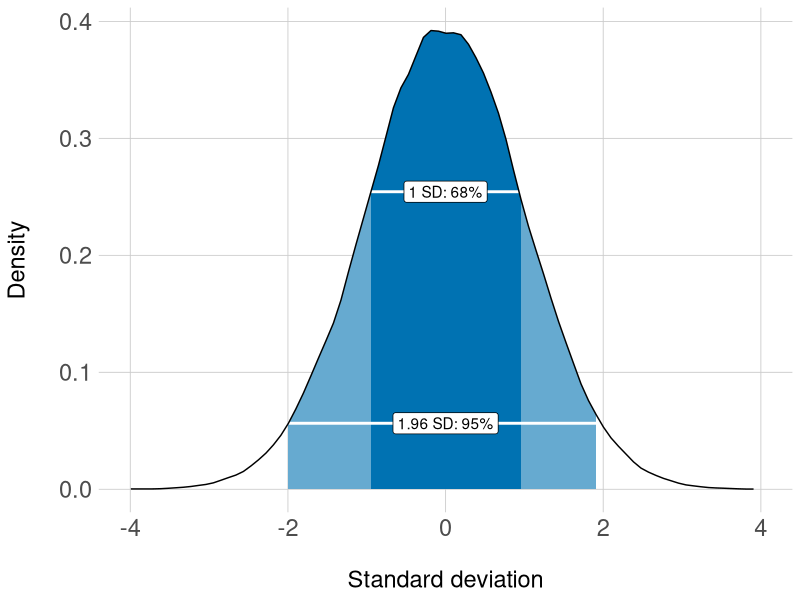
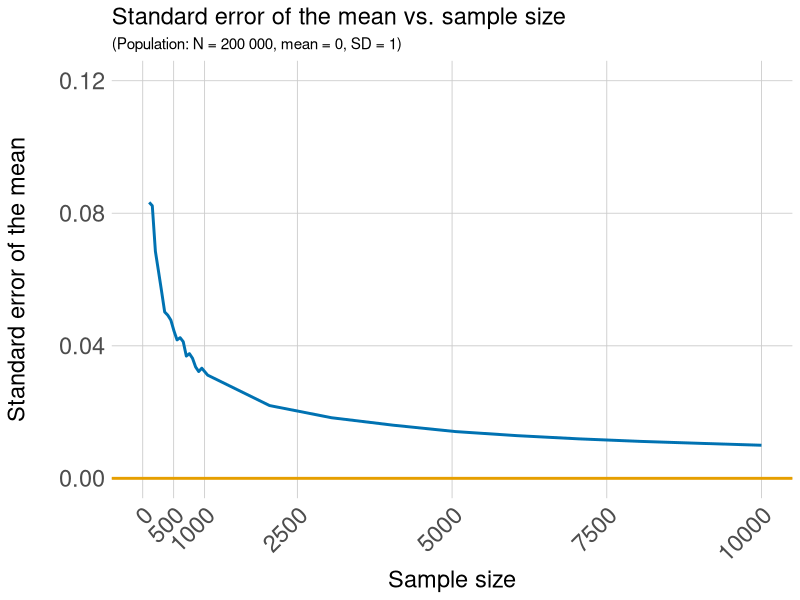
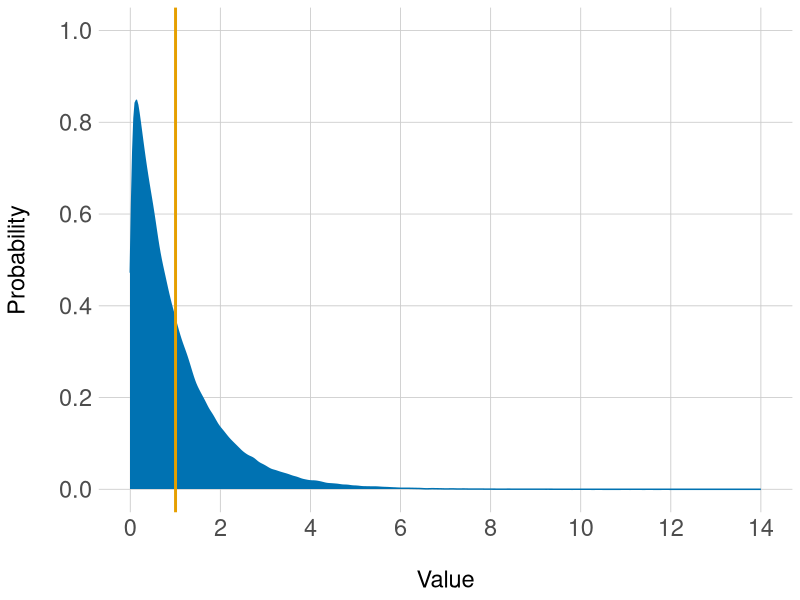

Recreate these plots in R, in order.
## ---- chunk 1
# Load packages
library(tidyverse)
library(gganimate) 

# Set options
knitr::opts_chunk$set(warning = FALSE,
                      message = FALSE,
                      fig.align = 'center',
                      fig.height = 5,
                      fig.width = 5)
## ---- chunk 2
# Generate data for a standard normal distribution and 1/2 SD range
set.seed(2019)
density <- density(rnorm(100000), n = 100)
density <- tibble(x = density$x,
                  y = density$y)

density_sd <- density %>%
    filter(x >= -1 & x <= 1)

density_sd2 <- density %>%
    filter(x >= -2 & x <= 2)

# Plot
ggplot() +
    aes(x = x,
        y = y) +
    geom_area(data = density_sd2,
              fill = '#66AAD0') +
    geom_area(data = density_sd,
              fill = '#0072B2') +
    geom_segment(aes(x = min(density_sd$x), 
                     xend = max(density_sd$x), 
                     y = density_sd[density_sd$x == min(density_sd$x), ]$y, 
                     yend = density_sd[density_sd$x == min(density_sd$x), ]$y),
                 size = 1,
                 colour = '#FFFFFF') +
    geom_segment(aes(x = min(density_sd2$x), 
                     xend = max(density_sd2$x), 
                     y = density_sd2[density_sd2$x == min(density_sd2$x), ]$y, 
                     yend = density_sd2[density_sd2$x == min(density_sd2$x), ]$y),
                 size = 1,
                 colour = '#FFFFFF') +
    geom_label(aes(x = 0,
                   y = density_sd[density_sd$x == min(density_sd$x), ]$y,
                   label = '1 SD: 68%')) +
    geom_label(aes(x = 0,
                   y = density_sd2[density_sd2$x == min(density_sd2$x), ]$y,
                   label = '1.96 SD: 95%')) +
    geom_line(data = density) +
    scale_x_continuous(limits = c(-4, 4)) +
    labs(x = '\nStandard deviation',
         y = 'Density\n') +
    theme(plot.title = element_text(size = 17),
          axis.text = element_text(size = 17),
          axis.title = element_text(size = 17),
          axis.ticks = element_blank(),
          panel.grid.major = element_line(colour = 'gray80', 
                                          size = 0.3),
          panel.background = element_blank())
## ---- chunk 3
# Generate data of SEM as sample size from a std normal population increases
set.seed(2019)
population <- rnorm(n = 200000)
interval <- c(seq(from = 5, to = 1000, by = 50), 
              seq(from = 1050, to = 10000, by = 1000), 10000)
sem <- numeric(length(interval))

for(i in 1:length(interval)){
    sem[[i]] <- sd(sample(x = population, size = interval[[i]]) / sqrt(interval[[i]]))
    sem
}

sem_plot <- tibble(x = interval, y = sem)

# Plot
ggplot(sem_plot) +
    aes(x = x,
        y = y) +
    geom_line(colour = '#0072B2',
              size = 1) +
    geom_hline(yintercept = 0, 
               colour = "#E69F00", 
               size = 1) +
    scale_x_continuous(limits = c(0, 10000),
                       breaks = c(0, 500, 1000, 
                                  2500, 5000, 7500, 10000),
                       labels = c('0', '500', '1000', 
                                  '2500', '5000', '7500', '10000')) +
    scale_y_continuous(limits = c(0, 0.12),
                       breaks = c(0, 0.04, 0.08, 0.12)) +
    labs(title = 'Standard error of the mean vs. sample size',
         subtitle = '(Population: N = 200 000, mean = 0, SD = 1)',
         x = 'Sample size', 
         y = 'Standard error of the mean\n') +
    theme(plot.title = element_text(size = 17),
          axis.text.y = element_text(size = 17),
          axis.text.x = element_text(size = 17, angle = 45, hjust = 1, vjust = 1),
          axis.title = element_text(size = 17),
          axis.ticks = element_blank(),
          panel.grid.major = element_line(colour = 'gray80', 
                                          size = 0.3),
          panel.background = element_blank())
## ---- chunk 4
# Generate data using a random sample from the exponential distribution
set.seed(2019)
distr <- tibble(data = rexp(200000))

# Plot
ggplot(distr, aes(data)) +
    geom_density(fill = '#0072B2', 
                 colour = '#0072B2') +
    geom_vline(xintercept = mean(distr$data), 
               colour = "#E69F00", 
               size = 1) +
    scale_x_continuous(limits = c(0, 14),
                       breaks = c(0, 2, 4, 6, 8, 10, 12, 14)) +
    scale_y_continuous(limits = c(0, 1),
                       breaks = c(0, 0.2, 0.4, 0.6, 0.8, 1)) +
    labs(x = '\nValue', y = 'Probability\n') +
    theme(plot.title = element_text(size = 17),
          axis.text = element_text(size = 17),
          axis.title = element_text(size = 17),
          axis.ticks = element_blank(),
          panel.grid.major = element_line(colour = 'gray80', 
                                          size = 0.3),
          panel.background = element_blank())
